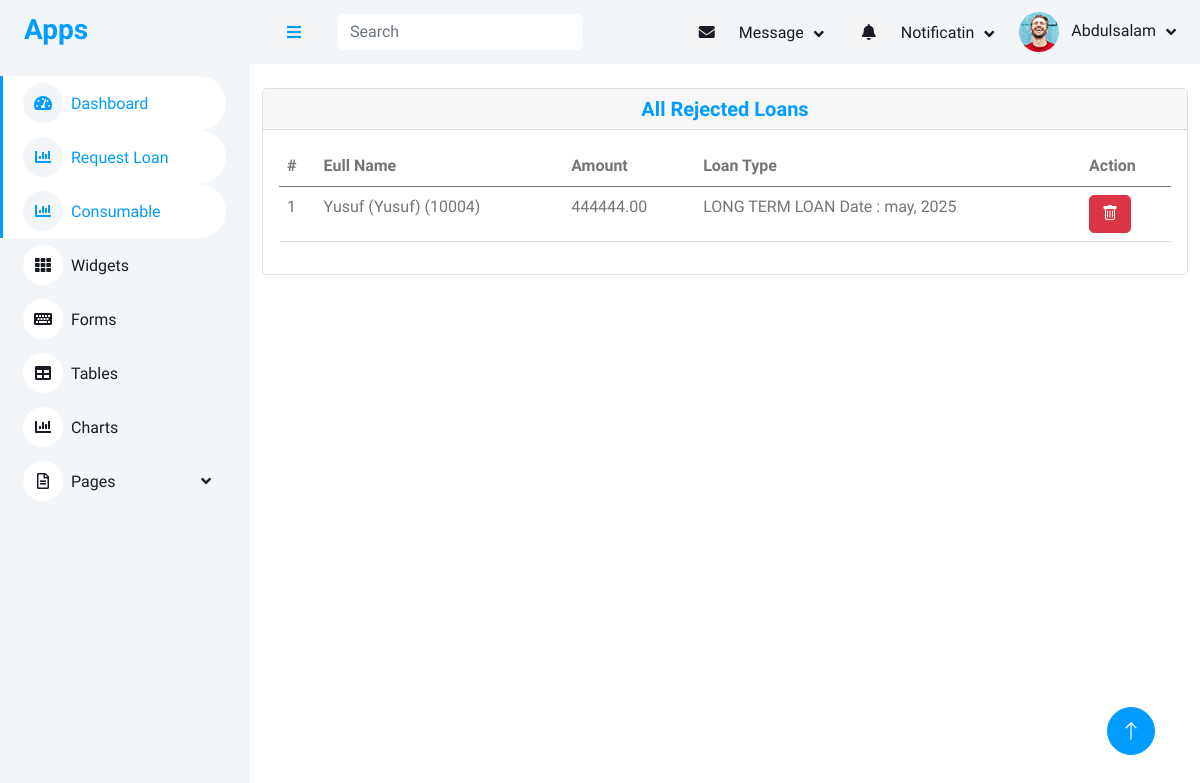
/all_reject_loan (signed in), run on an earlier commit of the app's database.
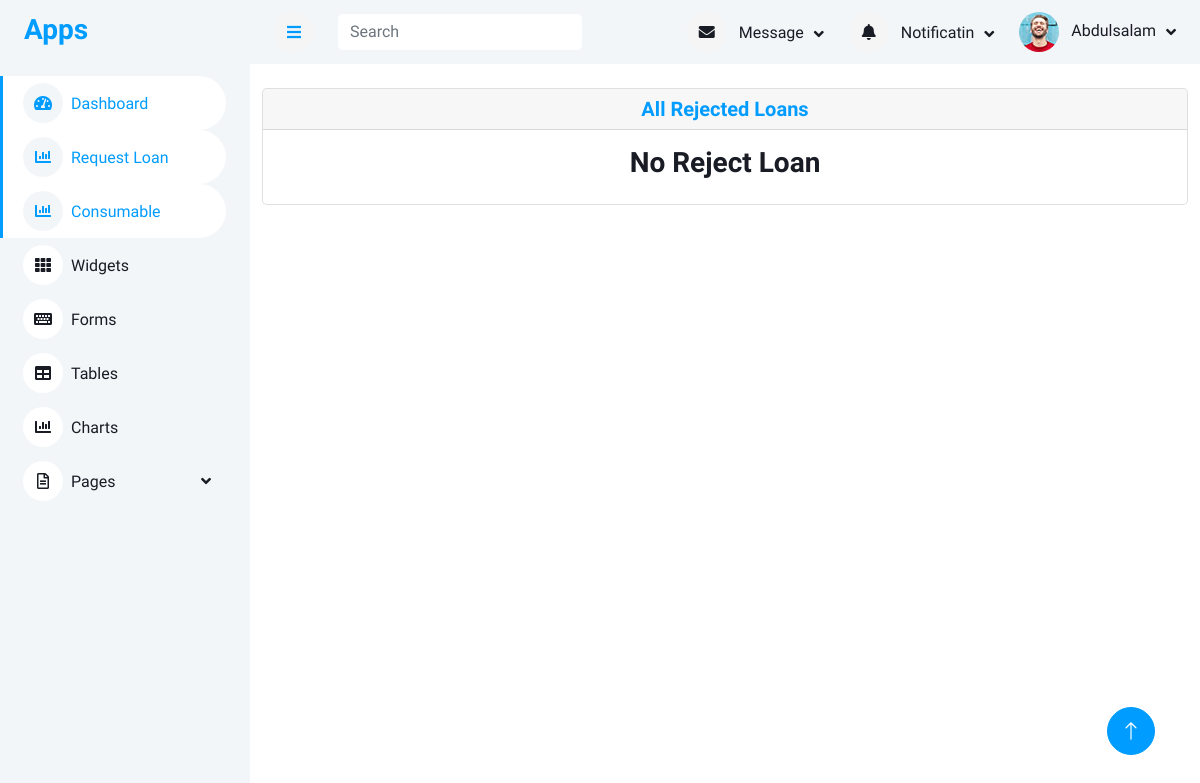
And on a later commit of the database.
### accounts/models.py (models this page shows, shortened)
class User(AbstractUser):
    first_name = models.CharField(max_length=100)
    last_name = models.CharField(max_length=100)
    other_name = models.CharField(max_length=100)
    date_of_birth = models.DateField(blank=True,null=True)
    username = models.CharField(max_length=100, unique=True)
    department = models.CharField(max_length=100)
    unit = models.CharField(max_length=100)
    gender = models.ForeignKey(Gender, on_delete=models.CASCADE, blank=True, null=True)
    group = models.ForeignKey(UserGroup, on_delete=models.CASCADE, blank=True, null=True)
    marital_status = models.ForeignKey(MaritalStatus,on_delete=models.SET_NULL, null=True, blank=True)
    religion = models.ForeignKey(Religion, on_delete=models.SET_NULL, null=True, blank=True,)
    passport = models.ImageField(upload_to='passport', blank=True, null=True)
    member_number = models.CharField(max_length=100)
    def __str__(self):
        return f"{self.first_name} ({self.last_name})"

class Member(models.Model):
    member = models.OneToOneField(User, on_delete=models.SET_NULL, null=True, blank=True)
    ippis = models.IntegerField(unique=True)  # Required and unique
    total_savings = models.DecimalField(max_digits=12, decimal_places=2, blank=True, null=True)
    def __str__(self):
        return f"{self.member} ({self.ippis})"

### loan/models.py (models this page shows, shortened)
class LoanRequest(models.Model):
    member = models.ForeignKey(Member, on_delete=models.CASCADE, related_name="loan_requests")
    loan_type = models.ForeignKey(LoanType, on_delete=models.SET_NULL, null=True, blank=True)
    amount = models.DecimalField(max_digits=10, decimal_places=2)
    approved_amount = models.DecimalField(max_digits=10, decimal_places=2, null=True, blank=True)
    loan_term_months = models.PositiveIntegerField()
    application_date = models.DateField(default=today_date)
    approval_date = models.DateField(null=True, blank=True)
    status = models.CharField(max_length=20,choices=[ ("pending", "Pending"),("approved", "Approved"),("rejected", "Rejected"),  ("paid", "paid"),("paid", "paid") ], default="pending",)
    rejection_reason = models.TextField(blank=True, null=True)
    file_one = models.ImageField(upload_to='file_one', blank=True, null=True)
    bank_name = models.ForeignKey(BankName,on_delete=models.CASCADE)
    bank_code = models.ForeignKey(BankCode,on_delete=models.CASCADE)
    account_number  = models.CharField(max_length=100)
    guarantor_name  = models.CharField(max_length=100)
    guarantor_ippis  = models.CharField(max_length=100)
    guarantor_phone  = models.CharField(max_length=100)
    created_by = models.ForeignKey(User,on_delete=models.CASCADE)
    date_created = models.DateTimeField(auto_now_add=True)

class LoanType(models.Model):
    name = models.CharField(max_length=100)
    description = models.TextField(blank=True, null=True)
    max_amount = models.DecimalField(max_digits=12, decimal_places=2, null=True, blank=True)
    max_loan_term_months = models.PositiveIntegerField(null=True, blank=True)
    created_by = models.ForeignKey(User,on_delete=models.CASCADE)
    def __str__(self):
        return self.name

### loan/views.py (the view)
# urls.py: path('all_reject_loan', views.all_reject_loan, name='all_reject_loan'),
def all_reject_loan(request):
    rejected = LoanRequest.objects.filter(status='rejected')
    return render(request,'loan/all_reject_loan.html',{'rejected':rejected} )

### templates/loan/all_reject_loan.html
{% extends 'base/base.html' %}
{% load static %}
{% block content %}
<div class="container mt-4 col-md-12">
    <div class="card">
        <h5 class="card-header text-primary text-center">All Rejected Loans </h5>
        <div class="card-body">
            {% if rejected %}
            <div class="table">
                <table class="table">
                    <thead>
                        <tr>
                            <th scope="col">#</th>
                            <th scope="col">Eull Name</th>
                            <th scope="col">Amount</th>
                            <th scope="col">Loan Type</th>
                            <th scope="col">Action</th>
                        </tr>
                    </thead>
                    <tbody>
                        {% for r in rejected %}
                        <tr>
                            <td>{{forloop.counter}}</td>
                            <td>{{r.member}}</td>
                            <td>{{r.amount}}</td>
                            <td>{{r.loan_type}}</td>
                            <td>
                                <a class="btn btn-danger" href="{% url 'delete_reject_loan' r.id %}"><i class="bi bi-trash"></i></a>
                            </td>
                        </tr>
                        {% endfor %}
                    </tbody>
                </table>
                {% else %}
                       <h3 class="text-center"> No Reject Loan</h3>
            {% endif %}
            </div>
        </div>
    </div>
</div>
{% endblock content %}

### templates/base/base.html (shortened to what this page needs)
<!DOCTYPE html>
<html lang="en">
<head>
    <link href="https://cdnjs.cloudflare.com/ajax/libs/font-awesome/5.10.0/css/all.min.css" rel="stylesheet">
    <link href="https://cdn.jsdelivr.net/npm/bootstrap-icons@1.4.1/font/bootstrap-icons.css" rel="stylesheet">
    <link href="/static/lib/owlcarousel/assets/owl.carousel.min.css" rel="stylesheet">
    <link href="/static/lib/tempusdominus/css/tempusdominus-bootstrap-4.min.css" rel="stylesheet" />
    <link href="/static/css/bootstrap.min.css" rel="stylesheet">
    <link href="/static/css/style.css" rel="stylesheet">
</head>
<body>
    <div class="container-xxl position-relative bg-white d-flex p-0">
        {% include 'include/sidebar.html' %}
        <div class="content">
            {% include 'include/navbar.html' %}
            {% block content %}
            {% endblock content %}
        </div>
        <a href="#" class="btn btn-lg btn-primary btn-lg-square back-to-top"><i class="bi bi-arrow-up"></i></a>
    </div>
</body>
</html>

### templates/include/sidebar.html (shortened to what this page needs)
<div class="sidebar pe-4 pb-3">
    <nav class="navbar bg-light navbar-light">
        <a href="/" class="navbar-brand mx-4 mb-3">
            <h3 class="text-primary"></i>Apps</h3>
        </a>
        <div class="navbar-nav w-100">
            {% if user.is_authenticated and user.group.title == 'admin' %}
            <a href="{% url 'admin_dashboard' %}" class="nav-item nav-link active"><i class="fa fa-tachometer-alt me-2"></i>Dashboard</a>
            <div class="nav-item dropdown">
                <a href="#" class="nav-link dropdown-toggle" data-bs-toggle="dropdown"><i class="fa fa-user me-2"></i>Members</a>
                <div class="dropdown-menu bg-transparent border-0">
                    <a href="{% url 'upload_users' %}" class="dropdown-item">Upload Members</a>
                    <a href=" {% url 'all_members' %}" class="dropdown-item">View members  </a>
                    <a href="{% url 'member_check' %}" class="dropdown-item">Register Member</a>
                    <a href="element.html" class="dropdown-item">Other Elements</a>
                </div>
            </div>
            <div class="nav-item dropdown">
                <a href="#" class="nav-link dropdown-toggle" data-bs-toggle="dropdown"><i class="fa fa-laptop me-2"></i>Savings</a>
                <div class="dropdown-menu bg-transparent border-0">
                    <a href="{% url 'all_member_saving_search' %}" class="dropdown-item">Members Saving</a>
                    <a href="{% url 'upload_savings' %}" class="dropdown-item">Upload Monthly Saving</a>
                    <a href=" {% url 'get_upload_savings' %}" class="dropdown-item">Uploaded  Saving </a>
                    <a href=" {% url 'interest_form' %}" class="dropdown-item">Take Admin Fee </a>
                    <a href="{% url 'get_upload_interest' %}" class="dropdown-item"> View Admin Fee</a>
                    <a href=" {% url 'distribute_savings' %}" class="dropdown-item">Distribute Savings to loan/inves </a>
                    <a href="{% url 'loanable_investment_months' %}" class="dropdown-item">loanable investment months</a>
                    <a href="{% url 'summary' %}" class="dropdown-item">summary page</a>
                    <a href="element.html" class="dropdown-item">Other Elements</a>
                </div>
            </div>
            <div class="nav-item dropdown">
                <a href="#" class="nav-link dropdown-toggle" data-bs-toggle="dropdown"><i class="fa fa-table me-2"></i>Loan</a>
                <div class="dropdown-menu bg-transparent border-0">
                    <a href="{% url 'requested_loan' %}" class="dropdown-item"> Approve Loan Request</a>
                    <a href="{% url 'loan_years_list' %}" class="dropdown-item">  Loan Request List </a>
                    <a href="{% url 'all_reject_loan' %}" class="dropdown-item">  All Reject loan</a>
                    <a href="{% url 'upload_loan_repayback' %}" class="dropdown-item">Upload Loan Payment</a>
                    <a href="{% url 'add_single_loan_payment' %}" class="dropdown-item">Add Single Loan Payment</a>
                </div>
            </div>
            <div class="nav-item dropdown">
                <a href="#" class="nav-link dropdown-toggle" data-bs-toggle="dropdown"><i class="fa fa-table me-2"></i>Consumable</a>
                <div class="dropdown-menu bg-transparent border-0">
                    <a href="{% url 'consumable_requests_list' %}" class="dropdown-item">Consumable Request</a>
                    <a href="{% url 'upload_consumable_payment' %}" class="dropdown-item">Upload Consumable Payments</a>
                    <a href="{% url 'add_single_consumable_payment' %}" class="dropdown-item">Add single Payments</a>
                </div>
            </div>
            {% else %}
            <a href="{% url 'member_dashboard' %}" class="nav-item nav-link active"><i class="fa fa-tachometer-alt me-2"></i>Dashboard</a>
            <a href="{% url 'loan_request' %}" class="nav-item nav-link active"><i class="fa fa-chart-bar me-2"></i>Request Loan</a>
            <a href="{% url 'member_request_consumable' %}" class="nav-item nav-link active"><i class="fa fa-chart-bar me-2"></i>Consumable</a>
            {% endif %}
        <div class="navbar-nav w-100">
            <a href="widget.html" class="nav-item nav-link"><i class="fa fa-th me-2"></i>Widgets</a>
            <a href="form.html" class="nav-item nav-link"><i class="fa fa-keyboard me-2"></i>Forms</a>
            <a href="table.html" class="nav-item nav-link"><i class="fa fa-table me-2"></i>Tables</a>
            <a href="chart.html" class="nav-item nav-link"><i class="fa fa-chart-bar me-2"></i>Charts</a>
            <div class="nav-item dropdown">
                <a href="#" class="nav-link dropdown-toggle" data-bs-toggle="dropdown"><i class="far fa-file-alt me-2"></i>Pages</a>
            </div>
        </div>
    </nav>
</div>

### templates/include/navbar.html (shortened to what this page needs)
<nav class="navbar navbar-expand bg-light navbar-light sticky-top px-4 py-0">
    <a href="#" class="sidebar-toggler flex-shrink-0">
        <i class="fa fa-bars"></i>
    </a>
    <form method="get" action="{% url 'search_member' %}" class="d-none d-md-flex ms-4">
        <input class="form-control border-0" name="search_term" type="search" placeholder="Search">
    </form>
    <div class="navbar-nav align-items-center ms-auto">
        <div class="nav-item dropdown">
            <a href="#" class="nav-link dropdown-toggle" data-bs-toggle="dropdown">
                <i class="fa fa-envelope me-lg-2"></i>
                <span class="d-none d-lg-inline-flex">Message</span>
            </a>
        </div>
        <div class="nav-item dropdown">
            <a href="#" class="nav-link dropdown-toggle" data-bs-toggle="dropdown">
                <i class="fa fa-bell me-lg-2"></i>
                <span class="d-none d-lg-inline-flex">Notificatin</span>
            </a>
        </div>
        <div class="nav-item dropdown">
            <a href="#" class="nav-link dropdown-toggle" data-bs-toggle="dropdown">
                <img class="rounded-circle me-lg-2" src="/static/img/user.jpg" alt=""
                    style="width: 40px; height: 40px;">
                <span class="d-none d-lg-inline-flex">{{request.user.first_name}}</span>
            </a>
        </div>
    </div>
</nav>

### static/css/style.css (style rules this page uses)
:root { --primary: #009CFF; --light: #F3F6F9; --dark: #191C24; }
.back-to-top { position: fixed; display: none; right: 45px; bottom: 45px; z-index: 99; }
.btn { transition: .5s; }
.btn.btn-primary { color: #FFFFFF; }
.btn-lg-square { width: 48px; height: 48px; }
.btn-square, .btn-sm-square, .btn-lg-square { padding: 0; display: inline-flex; align-items: center; justify-content: center; font-weight: normal; border-radius: 50px; }
.sidebar { position: fixed; top: 0; left: 0; bottom: 0; width: 250px; height: 100vh; overflow-y: auto; background: var(--light); transition: 0.5s; z-index: 999; }
.content { margin-left: 250px; min-height: 100vh; background: #FFFFFF; transition: 0.5s; }
@media (min-width: 992px) { .sidebar { margin-left: 0; } }
@media (min-width: 992px) { .content { width: calc(100% - 250px); } }
.sidebar .navbar .navbar-nav .nav-link { padding: 7px 20px; color: var(--dark); font-weight: 500; border-left: 3px solid var(--light); border-radius: 0 30px 30px 0; outline: none; }
.sidebar .navbar .navbar-nav .nav-link:hover, .sidebar .navbar .navbar-nav .nav-link.active { color: var(--primary); background: #FFFFFF; border-color: var(--primary); }
.sidebar .navbar .navbar-nav .nav-link i { width: 40px; height: 40px; display: inline-flex; align-items: center; justify-content: center; background: #FFFFFF; border-radius: 40px; }
.sidebar .navbar .navbar-nav .nav-link:hover i, .sidebar .navbar .navbar-nav .nav-link.active i { background: var(--light); }
.sidebar .navbar .dropdown-toggle::after { position: absolute; top: 15px; right: 15px; border: none; content: "\f107"; font-family: "Font Awesome 5 Free"; font-weight: 900; transition: .5s; }
.content .navbar .navbar-nav .nav-link { margin-left: 25px; padding: 12px 0; color: var(--dark); outline: none; }
.content .navbar .sidebar-toggler, .content .navbar .navbar-nav .nav-link i { width: 40px; height: 40px; display: inline-flex; align-items: center; justify-content: center; background: #f5f5f5; border-radius: 40px; }
.content .navbar .dropdown-toggle::after { margin-left: 6px; vertical-align: middle; border: none; content: "\f107"; font-family: "Font Awesome 5 Free"; font-weight: 900; transition: .5s; }

What changed in the data, as far as the page shows it:
removed LoanRequest: member "Yusuf (Yusuf) (10004)", amount "444444.00", loan_type "LONG TERM LOAN Date : may, 2025"
Also different on the page:
text no longer shown: "# Eull Name Amount Loan Type Action"
text now shown: "No Reject Loan"
